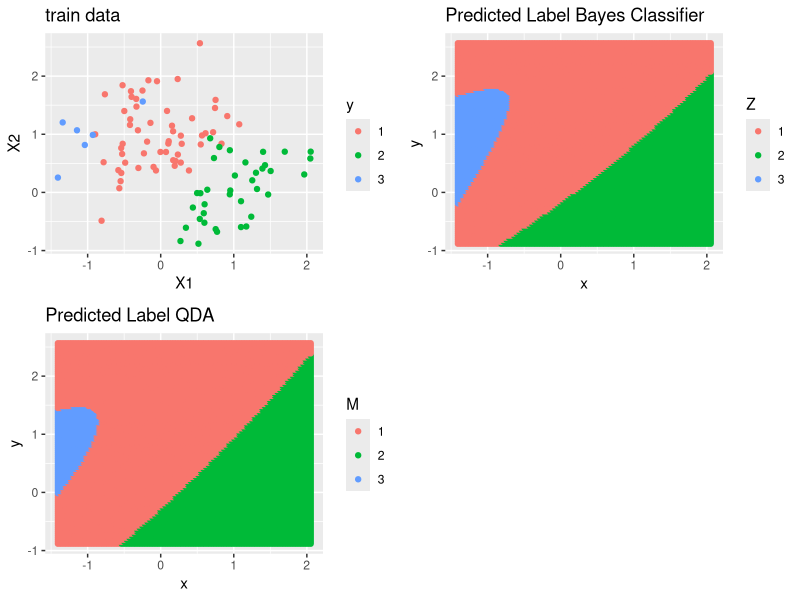

Generate this figure with R:
rm(list = ls()) 
cat("\014")

library(MASS)
library(ggplot2) 
library(dplyr)
library(gridExtra)
#c
set.seed(1)
n=100
p=2
X = matrix(ncol = p, nrow = n)
p1=0.6
p2=0.3
p3=0.1
rho1=0.25
rho2=0.5
rho3=0.75
o1=0.5
o2=0.5
o3=0.5
C1=o1^2*matrix(c(1,rho1,rho1,1), nrow=2)
C2=o2^2*matrix(c(1,rho2,rho2,1), nrow=2)
C3=o3^2*matrix(c(1,rho3,rho3,1), nrow=2)
mu1=c(0,1)
mu2=c(1,0)
mu3=c(-1,1)
y=as.factor(sample(c(1,2,3), size=n, replace=TRUE, prob=c(p1, p2, p3)))
y=sample(y)
for (i in 1:n){
  mu = (y[i]==1)*mu1 + (y[i]==2)*mu2 + (y[i]==3)*mu3
  C = (y[i]==1)*C1 + (y[i]==2)*C2 + (y[i]==3)*C3
  X[i,] = mvrnorm(1,mu, C)
}
n1 = sum(y==1)
n2 = sum(y==2)
n3 = sum(y==3)
X1 = X[y==1,]
X2 = X[y==2,]
X3 = X[y==3,]
mu1.hat = colMeans(X1)
mu2.hat = colMeans(X2)
mu3.hat = colMeans(X3)
p1.hat=n1/n
p2.hat=n2/n
p3.hat=n3/n

C1.hat=cov(X1)
C2.hat=cov(X2)
C3.hat=cov(X3)

dataf = data.frame(y, X)
plot1 = ggplot(dataf, aes(x=X1, y=X2, colour=y))+geom_point()+ggtitle("train data")

#d
X.grid     =     expand.grid(x=seq(from = min(X[,1]), to =  max(X[,1]), length.out = 100), 
                             y=seq(from = min(X[,2]), to =  max(X[,2]), length.out = 100))

X.grid=as.matrix(X.grid)
Z=c(1:10000)
for (i in 1:10000){
  delta1 = (-0.5*(as.vector(X.grid[i,]))%*%solve(C1)%*%as.vector(X.grid[i,]) + 
              as.vector(X.grid[i,])%*%solve(C1)%*%mu1-0.5*mu1%*%solve(C1)%*%mu1 + log(p1) - 0.5*log(det(C1)))
  delta2 = (-0.5*(as.vector(X.grid[i,]))%*%solve(C2)%*%as.vector(X.grid[i,]) + 
              as.vector(X.grid[i,])%*%solve(C2)%*%mu2-0.5*mu2%*%solve(C2)%*%mu2 + log(p2) - 0.5*log(det(C2)))
  delta3 = (-0.5*(as.vector(X.grid[i,]))%*%solve(C3)%*%as.vector(X.grid[i,]) + 
              as.vector(X.grid[i,])%*%solve(C3)%*%mu3-0.5*mu3%*%solve(C3)%*%mu3 + log(p3) - 0.5*log(det(C3)))
  dmax=which.max(c(delta1, delta2, delta3))
  if(dmax==1){
    Z[i]=1
  }else if( dmax==2){
    Z[i]=2
  }else if(dmax==3){
    Z[i]=3
  }
}
Z=factor(Z)
dataff=data.frame(X.grid, Z)
plot2= ggplot(dataff, aes(x=x, y=y, colour=Z))+geom_point()+ggtitle("Predicted Label Bayes Classifier")

#e QDA
M=c(1:10000)
for (i in 1:10000){
delta1 = (-0.5*(as.vector(X.grid[i,]))%*%solve(C1.hat)%*%as.vector(X.grid[i,]) + 
    as.vector(X.grid[i,])%*%solve(C1.hat)%*%mu1.hat-0.5*mu1.hat%*%solve(C1.hat)%*%mu1.hat + 
    log(p1.hat) - 0.5*log(det(C1.hat)))

delta2 = (-0.5*(as.vector(X.grid[i,]))%*%solve(C2.hat)%*%as.vector(X.grid[i,]) + 
    as.vector(X.grid[i,])%*%solve(C2.hat)%*%mu2.hat-0.5*mu2.hat%*%solve(C2.hat)%*%mu2.hat + 
    log(p2.hat) - 0.5*log(det(C2.hat)))

delta3 = (-0.5*(as.vector(X.grid[i,]))%*%solve(C3.hat)%*%as.vector(X.grid[i,]) + 
    as.vector(X.grid[i,])%*%solve(C3.hat)%*%mu3.hat-0.5*mu3.hat%*%solve(C3.hat)%*%mu3.hat + 
    log(p3.hat) - 0.5*log(det(C3.hat)))
dmax=which.max(c(delta1, delta2, delta3))
if(dmax==1){
  M[i]=1
}else if( dmax==2){
  M[i]=2
}else if(dmax==3){
  M[i]=3
}

}
M=factor(M)
datafff=data.frame(X.grid, M)
plot3= ggplot(datafff, aes(x=x, y=y, colour=M))+geom_point()+ggtitle("Predicted Label QDA")
grid.arrange(plot1, plot2,plot3, nrow =2) 
